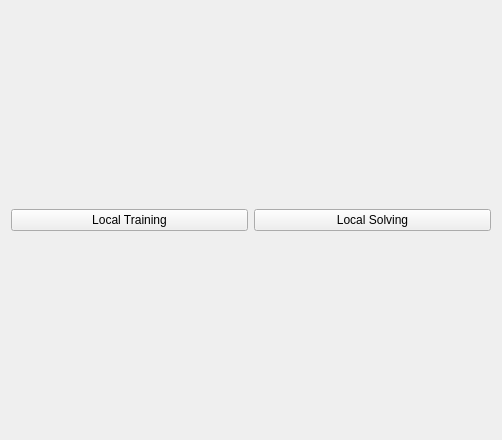
<?xml version="1.0" encoding="UTF-8"?>
<ui version="4.0">
 <class>LocalForm</class>
 <widget class="QWidget" name="LocalForm">
  <property name="geometry">
   <rect>
    <x>0</x>
    <y>0</y>
    <width>502</width>
    <height>440</height>
   </rect>
  </property>
  <property name="windowTitle">
   <string>Form</string>
  </property>
  <layout class="QGridLayout" name="gridLayout">
   <item row="0" column="0">
    <widget class="QPushButton" name="buttonLocalTraining">
     <property name="text">
      <string>Local Training</string>
     </property>
    </widget>
   </item>
   <item row="0" column="1">
    <widget class="QPushButton" name="buttonLocalSolving">
     <property name="text">
      <string>Local Solving</string>
     </property>
    </widget>
   </item>
  </layout>
 </widget>
 <resources/>
 <connections/>
</ui>
